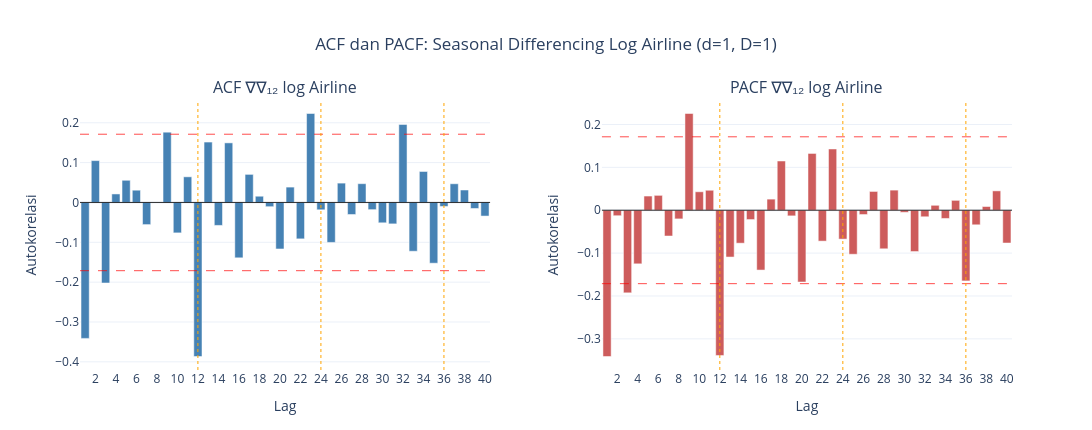

Notebook source saved alongside this figure:
### Markdown cell above
> ACF berbentuk **sinus teredam** dengan periode ±11 tahun (meluruh, tidak terpotong). PACF besar di lag 1 dan 2, lalu masih ada
> tonjolan-tonjolan kecil yang signifikan hingga sekitar lag 9.

### 4.3 Airline: ∇∇₁₂ log Airline

### Code cell
import numpy as np
import plotly.graph_objects as go
from plotly.subplots import make_subplots
from statsmodels.tsa.stattools import acf, pacf

# Menghitung ACF dan PACF
lags = 40
r = acf(z_air, nlags=lags)
pr = pacf(z_air, nlags=lags, method='ywm')

# Pita signifikansi 95%
band = 1.96 / np.sqrt(len(z_air))

lag_values = np.arange(1, lags + 1)

# Membuat subplot
fig = make_subplots(
    rows=1, cols=2,
    subplot_titles=[
        'ACF ∇∇₁₂ log Airline',
        'PACF ∇∇₁₂ log Airline'
    ],
    horizontal_spacing=0.12
)

# ACF
fig.add_trace(
    go.Bar(
        x=lag_values,
        y=r[1:],
        name='ACF',
        marker_color='steelblue',
        hovertemplate='Lag: %{x}<br>ACF: %{y:.3f}<extra></extra>'
    ),
    row=1, col=1
)

# PACF
fig.add_trace(
    go.Bar(
        x=lag_values,
        y=pr[1:],
        name='PACF',
        marker_color='indianred',
        hovertemplate='Lag: %{x}<br>PACF: %{y:.3f}<extra></extra>'
    ),
    row=1, col=2
)

# Garis referensi dan pita signifikansi
for col in [1, 2]:

    fig.add_hline(
        y=0, line_color='black',
        line_width=0.8, row=1, col=col
    )

    for batas in [band, -band]:
        fig.add_hline(
            y=batas,
            line_dash='dash',
            line_color='red',
            line_width=1,
            opacity=0.7,
            row=1, col=col
        )

    # Penanda lag musiman
    for k in [12, 24, 36]:
        fig.add_vline(
            x=k,
            line_color='orange',
            line_dash='dot',
            line_width=1,
            row=1, col=col
        )

    fig.update_xaxes(
        title_text='Lag',
        tickmode='linear',
        dtick=2,
        row=1, col=col
    )

    fig.update_yaxes(
        title_text='Autokorelasi',
        row=1, col=col
    )

# Layout
fig.update_layout(
    title=dict(
        text='ACF dan PACF: Seasonal Differencing Log Airline (d=1, D=1)',
        x=0.5
    ),
    template='plotly_white',
    height=430,
    width=1200,
    showlegend=False,
    hovermode='x unified',
    margin=dict(t=100, b=60)
)

fig.show()

# Ringkasan ACF dan PACF
print(
    'Lag biasa   — ACF 1,2,3:',
    r[1:4].round(2),
    '| PACF 1,2,3:',
    pr[1:4].round(2)
)

print(
    'Lag musiman — ACF 12,24,36:',
    r[[12, 24, 36]].round(2),
    '| PACF 12,24,36:',
    pr[[12, 24, 36]].round(2)
)

print(f'Pita signifikansi 95%: ±{band:.3f}')

### Figure 1 — Plotly figure (JSON) as saved in the notebook; plotly's stock layout.template omitted (floating-point values rounded to 4 significant figures)
{"data": [{"hovertemplate": "Lag: %{x}<br>ACF: %{y:.3f}<extra></extra>", "marker": {"color": "steelblue"}, "name": "ACF", "type": "bar", "x": [1, 2, 3, 4, 5, 6, 7, 8, 9, 10, 11, 12, 13, 14, 15, 16, 17, 18, 19, 20, 21, 22, 23, 24, 25, 26, 27, 28, 29, 30, 31, 32, 33, 34, 35, 36, 37, 38, 39, 40], "xaxis": "x", "y": [-0.3411, 0.105, -0.2021, 0.02136, 0.05565, 0.0308, -0.05558, -0.0007607, 0.1764, -0.07636, 0.06438, -0.3866, 0.1516, -0.05761, 0.1496, -0.1389, 0.07048, 0.01563, -0.01061, -0.1167, 0.03855, -0.09136, 0.2233, -0.01842, -0.1003, 0.04857, -0.03024, 0.04713, -0.01803, -0.05107, -0.05377, 0.1957, -0.1224, 0.07775, -0.1525, -0.009995, 0.04692, 0.03124, -0.01509, -0.03413], "yaxis": "y"}, {"hovertemplate": "Lag: %{x}<br>PACF: %{y:.3f}<extra></extra>", "marker": {"color": "indianred"}, "name": "PACF", "type": "bar", "x": [1, 2, 3, 4, 5, 6, 7, 8, 9, 10, 11, 12, 13, 14, 15, 16, 17, 18, 19, 20, 21, 22, 23, 24, 25, 26, 27, 28, 29, 30, 31, 32, 33, 34, 35, 36, 37, 38, 39, 40], "xaxis": "x2", "y": [-0.3411, -0.01281, -0.1927, -0.125, 0.03309, 0.03468, -0.06019, -0.02022, 0.2256, 0.04307, 0.04659, -0.3387, -0.1092, -0.07684, -0.02175, -0.1395, 0.02589, 0.1148, -0.01316, -0.1674, 0.1324, -0.07204, 0.1429, -0.06733, -0.1027, -0.01007, 0.04378, -0.08995, 0.0469, -0.004895, -0.09638, -0.01528, 0.0115, -0.01916, 0.02303, -0.1649, -0.034, 0.008682, 0.04513, -0.07649], "yaxis": "y2"}], "layout": {"annotations": [{"font": {"size": 16}, "showarrow": false, "text": "ACF ∇∇₁₂ log Airline", "x": 0.22, "xanchor": "center", "xref": "paper", "y": 1, "yanchor": "bottom", "yref": "paper"}, {"font": {"size": 16}, "showarrow": false, "text": "PACF ∇∇₁₂ log Airline", "x": 0.78, "xanchor": "center", "xref": "paper", "y": 1, "yanchor": "bottom", "yref": "paper"}], "height": 430, "hovermode": "x unified", "margin": {"b": 60, "t": 100}, "shapes": [{"line": {"color": "black", "width": 0.8}, "type": "line", "x0": 0, "x1": 1, "xref": "x domain", "y0": 0, "y1": 0, "yref": "y"}, {"line": {"color": "red", "dash": "dash", "width": 1}, "opacity": 0.7, "type": "line", "x0": 0, "x1": 1, "xref": "x domain", "y0": 0.1712, "y1": 0.1712, "yref": "y"}, {"line": {"color": "red", "dash": "dash", "width": 1}, "opacity": 0.7, "type": "line", "x0": 0, "x1": 1, "xref": "x domain", "y0": -0.1712, "y1": -0.1712, "yref": "y"}, {"line": {"color": "orange", "dash": "dot", "width": 1}, "type": "line", "x0": 12, "x1": 12, "xref": "x", "y0": 0, "y1": 1, "yref": "y domain"}, {"line": {"color": "orange", "dash": "dot", "width": 1}, "type": "line", "x0": 24, "x1": 24, "xref": "x", "y0": 0, "y1": 1, "yref": "y domain"}, {"line": {"color": "orange", "dash": "dot", "width": 1}, "type": "line", "x0": 36, "x1": 36, "xref": "x", "y0": 0, "y1": 1, "yref": "y domain"}, {"line": {"color": "black", "width": 0.8}, "type": "line", "x0": 0, "x1": 1, "xref": "x2 domain", "y0": 0, "y1": 0, "yref": "y2"}, {"line": {"color": "red", "dash": "dash", "width": 1}, "opacity": 0.7, "type": "line", "x0": 0, "x1": 1, "xref": "x2 domain", "y0": 0.1712, "y1": 0.1712, "yref": "y2"}, {"line": {"color": "red", "dash": "dash", "width": 1}, "opacity": 0.7, "type": "line", "x0": 0, "x1": 1, "xref": "x2 domain", "y0": -0.1712, "y1": -0.1712, "yref": "y2"}, {"line": {"color": "orange", "dash": "dot", "width": 1}, "type": "line", "x0": 12, "x1": 12, "xref": "x2", "y0": 0, "y1": 1, "yref": "y2 domain"}, {"line": {"color": "orange", "dash": "dot", "width": 1}, "type": "line", "x0": 24, "x1": 24, "xref": "x2", "y0": 0, "y1": 1, "yref": "y2 domain"}, {"line": {"color": "orange", "dash": "dot", "width": 1}, "type": "line", "x0": 36, "x1": 36, "xref": "x2", "y0": 0, "y1": 1, "yref": "y2 domain"}], "showlegend": false, "title": {"text": "ACF dan PACF: Seasonal Differencing Log Airline (d=1, D=1)", "x": 0.5}, "width": 1200, "xaxis": {"anchor": "y", "domain": [0, 0.44], "dtick": 2, "tickmode": "linear", "title": {"text": "Lag"}}, "xaxis2": {"anchor": "y2", "domain": [0.56, 1], "dtick": 2, "tickmode": "linear", "title": {"text": "Lag"}}, "yaxis": {"anchor": "x", "domain": [0, 1], "title": {"text": "Autokorelasi"}}, "yaxis2": {"anchor": "x2", "domain": [0, 1], "title": {"text": "Autokorelasi"}}}}
